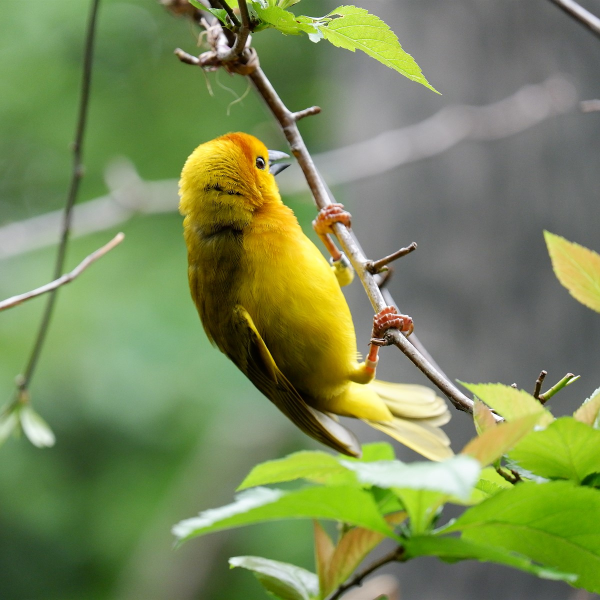
#> input picture images/0266554465.jpeg, 1200 x 1200 px (shown at 1/2 size)
$ python image_processing.py
#> lines starting #> are read from the running program, lines starting #| are printed output that depends on the picture
import cv2
import numpy as np
import matplotlib.pyplot as plt

# Load the image
image = cv2.imread('images/0266554465.jpeg')  # Replace with your actual image file
#> image is the input picture: shape (1200, 1200, 3); mean B, G, R 86.9, 137.6, 121.8
image_rgb = cv2.cvtColor(image, cv2.COLOR_BGR2RGB)  # Convert to RGB format

# Display the image
plt.imshow(image_rgb)
plt.title("Original Image")
plt.axis("off")
plt.show()


# Define rotation parameters
(h, w) = image.shape[:2]  # Get image height and width
#> h = 1200; w = 1200
center = (w // 2, h // 2)  # Find the center of the image
#> center = (600, 600)
angle = 45  # Rotate by 45 degrees
scale = 1.0  # Keep the scale the same

# Create the rotation matrix
rotation_matrix = cv2.getRotationMatrix2D(center, angle, scale)

# Apply the rotation
rotated_image = cv2.warpAffine(image, rotation_matrix, (w, h))
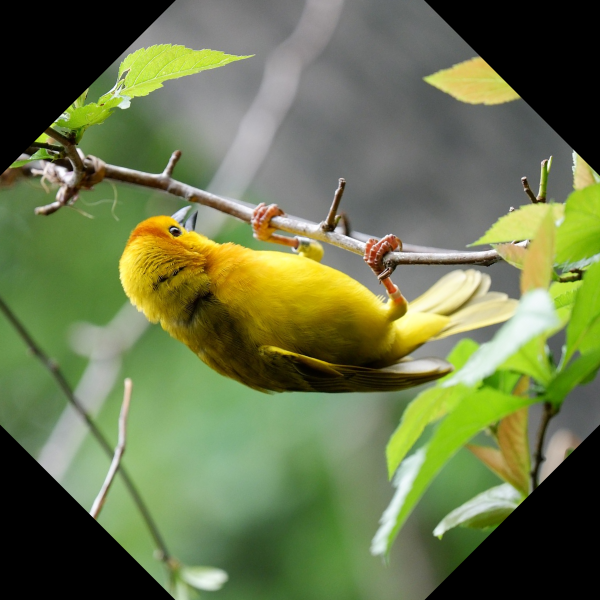
#> rotated_image: shape (1200, 1200, 3) (shown at 1/2 size); mean B, G, R 74.9, 116.5, 105.5

# Display the rotated image
plt.imshow(cv2.cvtColor(rotated_image, cv2.COLOR_BGR2RGB))
plt.title("Rotated Image (45°)")
plt.axis("off")
plt.show()


# Scale the image by 1.5x
scaled_image = cv2.resize(image, None, fx=1.5, fy=1.5, interpolation=cv2.INTER_LINEAR)

# Display the scaled image
plt.imshow(cv2.cvtColor(scaled_image, cv2.COLOR_BGR2RGB))
plt.title("Scaled Image (1.5x)")
plt.axis("off")
plt.show()
